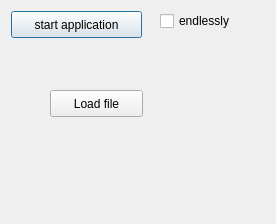
<?xml version="1.0" encoding="UTF-8"?>
<ui version="4.0">
 <class>ParametersDialog</class>
 <widget class="QDialog" name="ParametersDialog">
  <property name="geometry">
   <rect>
    <x>0</x>
    <y>0</y>
    <width>276</width>
    <height>224</height>
   </rect>
  </property>
  <property name="windowTitle">
   <string>Dialog</string>
  </property>
  <widget class="QPushButton" name="startApp">
   <property name="geometry">
    <rect>
     <x>11</x>
     <y>11</y>
     <width>131</width>
     <height>27</height>
    </rect>
   </property>
   <property name="text">
    <string>start application</string>
   </property>
  </widget>
  <widget class="QPushButton" name="loadButton">
   <property name="geometry">
    <rect>
     <x>50</x>
     <y>90</y>
     <width>93</width>
     <height>27</height>
    </rect>
   </property>
   <property name="text">
    <string>Load file</string>
   </property>
  </widget>
  <widget class="QLabel" name="fileNameLabel">
   <property name="geometry">
    <rect>
     <x>10</x>
     <y>160</y>
     <width>141</width>
     <height>51</height>
    </rect>
   </property>
   <property name="locale">
    <locale language="Hungarian" country="Hungary"/>
   </property>
   <property name="frameShape">
    <enum>QFrame::NoFrame</enum>
   </property>
   <property name="text">
    <string/>
   </property>
   <property name="scaledContents">
    <bool>true</bool>
   </property>
   <property name="alignment">
    <set>Qt::AlignJustify|Qt::AlignVCenter</set>
   </property>
  </widget>
  <widget class="QCheckBox" name="isEndless">
   <property name="geometry">
    <rect>
     <x>160</x>
     <y>10</y>
     <width>94</width>
     <height>22</height>
    </rect>
   </property>
   <property name="toolTip">
    <string>use esc to quit</string>
   </property>
   <property name="text">
    <string>endlessly</string>
   </property>
  </widget>
 </widget>
 <resources/>
 <connections/>
</ui>
